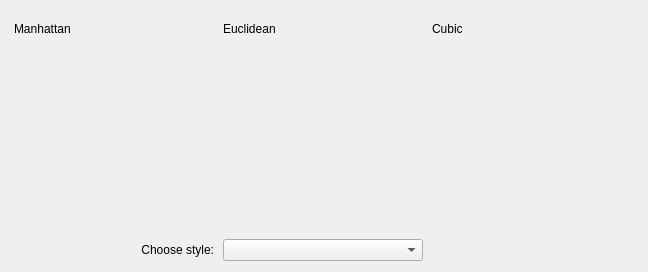
<?xml version="1.0" encoding="UTF-8"?>
<ui version="4.0">
 <class>ConnectionStyleWizardPage</class>
 <widget class="QWizardPage" name="ConnectionStyleWizardPage">
  <property name="geometry">
   <rect>
    <x>0</x>
    <y>0</y>
    <width>648</width>
    <height>272</height>
   </rect>
  </property>
  <property name="windowTitle">
   <string/>
  </property>
  <property name="title">
   <string>Connection drawing style</string>
  </property>
  <property name="subTitle">
   <string/>
  </property>
  <layout class="QGridLayout" name="gridLayout_2">
   <item row="0" column="0">
    <widget class="QLabel" name="label">
     <property name="text">
      <string>Manhattan</string>
     </property>
    </widget>
   </item>
   <item row="1" column="0">
    <widget class="QLabel" name="manhattanLabel_">
     <property name="sizePolicy">
      <sizepolicy hsizetype="Fixed" vsizetype="Fixed">
       <horstretch>0</horstretch>
       <verstretch>0</verstretch>
      </sizepolicy>
     </property>
     <property name="minimumSize">
      <size>
       <width>200</width>
       <height>180</height>
      </size>
     </property>
     <property name="text">
      <string/>
     </property>
    </widget>
   </item>
   <item row="1" column="1">
    <widget class="QLabel" name="euclideanLabel_">
     <property name="sizePolicy">
      <sizepolicy hsizetype="Fixed" vsizetype="Fixed">
       <horstretch>0</horstretch>
       <verstretch>0</verstretch>
      </sizepolicy>
     </property>
     <property name="minimumSize">
      <size>
       <width>200</width>
       <height>180</height>
      </size>
     </property>
     <property name="text">
      <string/>
     </property>
    </widget>
   </item>
   <item row="1" column="2">
    <widget class="QLabel" name="cubicLabel_">
     <property name="sizePolicy">
      <sizepolicy hsizetype="Fixed" vsizetype="Fixed">
       <horstretch>0</horstretch>
       <verstretch>0</verstretch>
      </sizepolicy>
     </property>
     <property name="minimumSize">
      <size>
       <width>200</width>
       <height>180</height>
      </size>
     </property>
     <property name="text">
      <string/>
     </property>
    </widget>
   </item>
   <item row="0" column="1">
    <widget class="QLabel" name="label_2">
     <property name="text">
      <string>Euclidean</string>
     </property>
    </widget>
   </item>
   <item row="0" column="2">
    <widget class="QLabel" name="label_3">
     <property name="text">
      <string>Cubic</string>
     </property>
    </widget>
   </item>
   <item row="2" column="1">
    <widget class="QComboBox" name="connectionComboBox_">
     <property name="currentIndex">
      <number>-1</number>
     </property>
     <item>
      <property name="text">
       <string>Manhattan</string>
      </property>
     </item>
     <item>
      <property name="text">
       <string>Euclidean</string>
      </property>
     </item>
     <item>
      <property name="text">
       <string>Cubic</string>
      </property>
     </item>
    </widget>
   </item>
   <item row="2" column="0">
    <widget class="QLabel" name="label_4">
     <property name="text">
      <string>Choose style:</string>
     </property>
     <property name="alignment">
      <set>Qt::AlignRight|Qt::AlignTrailing|Qt::AlignVCenter</set>
     </property>
    </widget>
   </item>
  </layout>
 </widget>
 <resources/>
 <connections/>
</ui>
